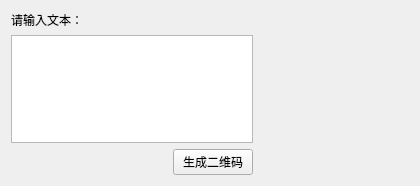
<?xml version="1.0" encoding="UTF-8"?>
<ui version="4.0">
 <class>QtRenCodeClass</class>
 <widget class="QWidget" name="QtRenCodeClass">
  <property name="geometry">
   <rect>
    <x>0</x>
    <y>0</y>
    <width>420</width>
    <height>186</height>
   </rect>
  </property>
  <property name="windowTitle">
   <string>二维码生成</string>
  </property>
  <layout class="QHBoxLayout" name="horizontalLayout_2">
   <item>
    <layout class="QVBoxLayout" name="verticalLayout">
     <item>
      <widget class="QLabel" name="label">
       <property name="text">
        <string>请输入文本：</string>
       </property>
      </widget>
     </item>
     <item>
      <widget class="QPlainTextEdit" name="editCont"/>
     </item>
     <item>
      <layout class="QHBoxLayout" name="horizontalLayout">
       <item>
        <spacer name="horizontalSpacer">
         <property name="orientation">
          <enum>Qt::Horizontal</enum>
         </property>
         <property name="sizeHint" stdset="0">
          <size>
           <width>40</width>
           <height>20</height>
          </size>
         </property>
        </spacer>
       </item>
       <item>
        <widget class="QPushButton" name="btnGen">
         <property name="text">
          <string>生成二维码</string>
         </property>
        </widget>
       </item>
      </layout>
     </item>
    </layout>
   </item>
   <item>
    <widget class="QLabel" name="labelCode">
     <property name="sizePolicy">
      <sizepolicy hsizetype="Fixed" vsizetype="Fixed">
       <horstretch>0</horstretch>
       <verstretch>0</verstretch>
      </sizepolicy>
     </property>
     <property name="minimumSize">
      <size>
       <width>150</width>
       <height>150</height>
      </size>
     </property>
     <property name="maximumSize">
      <size>
       <width>150</width>
       <height>150</height>
      </size>
     </property>
     <property name="text">
      <string/>
     </property>
    </widget>
   </item>
  </layout>
 </widget>
 <layoutdefault spacing="6" margin="11"/>
 <resources>
  <include location="QtRenCode.qrc"/>
 </resources>
 <connections/>
</ui>
